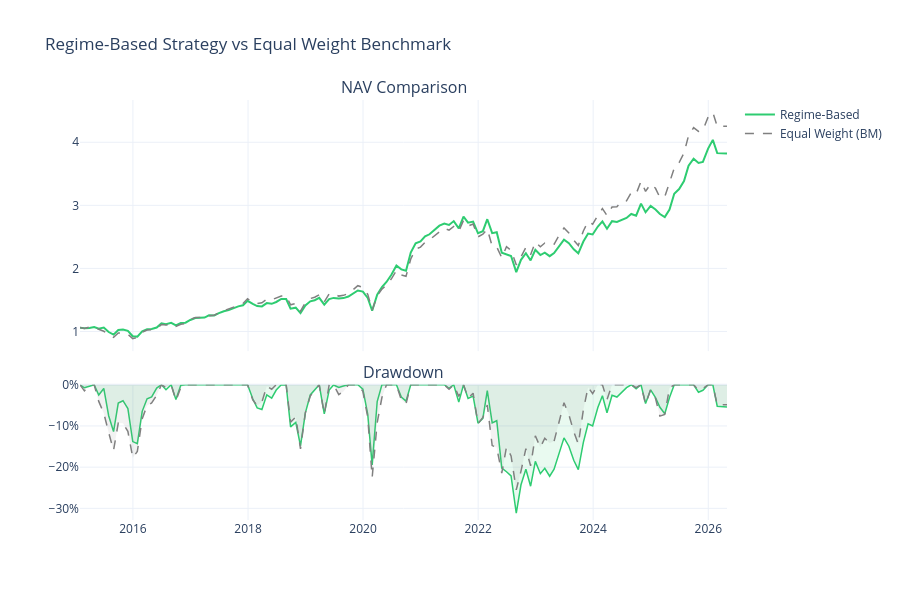

The cell this chart's notebook holds for it:
### Code cell
# NAV 비교 차트
fig = make_subplots(rows=2, cols=1, shared_xaxes=True,
                    subplot_titles=['NAV Comparison', 'Drawdown'],
                    row_heights=[0.65, 0.35], vertical_spacing=0.08)

# NAV
fig.add_trace(go.Scatter(
    x=nav_regime.index, y=nav_regime.values,
    name='Regime-Based', line=dict(color='#2ecc71', width=2),
), row=1, col=1)
fig.add_trace(go.Scatter(
    x=nav_ew.index, y=nav_ew.values,
    name='Equal Weight (BM)', line=dict(color='gray', width=1.5, dash='dash'),
), row=1, col=1)

# Drawdown
for nav, name, color, dash in [
    (nav_regime, 'Regime-Based', '#2ecc71', None),
    (nav_ew, 'Equal Weight (BM)', 'gray', 'dash'),
]:
    dd = (nav - nav.cummax()) / nav.cummax()
    fig.add_trace(go.Scatter(
        x=dd.index, y=dd.values,
        name=name, line=dict(color=color, width=1.5, dash=dash),
        showlegend=False, fill='tozeroy', fillcolor=f'rgba({",".join(str(int(color.lstrip("#")[i:i+2], 16)) for i in (0,2,4))},0.1)' if color != 'gray' else 'rgba(128,128,128,0.1)',
    ), row=2, col=1)

fig.update_yaxes(tickformat='.0%', row=2, col=1)
fig.update_layout(
    template='plotly_white',
    height=600, width=900,
    title='Regime-Based Strategy vs Equal Weight Benchmark',
)
fig.show()

### Figure 1 — Plotly figure (JSON) as saved in the notebook; plotly's stock layout.template omitted (floating-point values rounded to 4 significant figures; data arrays with more than 128 entries replaced by an {"elided": "..."} marker saying what was removed)
{"data": [{"line": {"color": "#2ecc71", "width": 2}, "name": "Regime-Based", "type": "scatter", "x": {"elided": "136 str values"}, "xaxis": "x", "y": {"elided": "136 float values"}, "yaxis": "y"}, {"line": {"color": "gray", "dash": "dash", "width": 1.5}, "name": "Equal Weight (BM)", "type": "scatter", "x": {"elided": "136 str values"}, "xaxis": "x", "y": {"elided": "136 float values"}, "yaxis": "y"}, {"fill": "tozeroy", "fillcolor": "rgba(46,204,113,0.1)", "line": {"color": "#2ecc71", "width": 1.5}, "name": "Regime-Based", "showlegend": false, "type": "scatter", "x": {"elided": "136 str values"}, "xaxis": "x2", "y": {"elided": "136 float values"}, "yaxis": "y2"}, {"fill": "tozeroy", "fillcolor": "rgba(128,128,128,0.1)", "line": {"color": "gray", "dash": "dash", "width": 1.5}, "name": "Equal Weight (BM)", "showlegend": false, "type": "scatter", "x": {"elided": "136 str values"}, "xaxis": "x2", "y": {"elided": "136 float values"}, "yaxis": "y2"}], "layout": {"annotations": [{"font": {"size": 16}, "showarrow": false, "text": "NAV Comparison", "x": 0.5, "xanchor": "center", "xref": "paper", "y": 1, "yanchor": "bottom", "yref": "paper"}, {"font": {"size": 16}, "showarrow": false, "text": "Drawdown", "x": 0.5, "xanchor": "center", "xref": "paper", "y": 0.322, "yanchor": "bottom", "yref": "paper"}], "height": 600, "title": {"text": "Regime-Based Strategy vs Equal Weight Benchmark"}, "width": 900, "xaxis": {"anchor": "y", "domain": [0, 1], "matches": "x2", "showticklabels": false}, "xaxis2": {"anchor": "y2", "domain": [0, 1]}, "yaxis": {"anchor": "x", "domain": [0.402, 1]}, "yaxis2": {"anchor": "x2", "domain": [0, 0.322], "tickformat": ".0%"}}}
